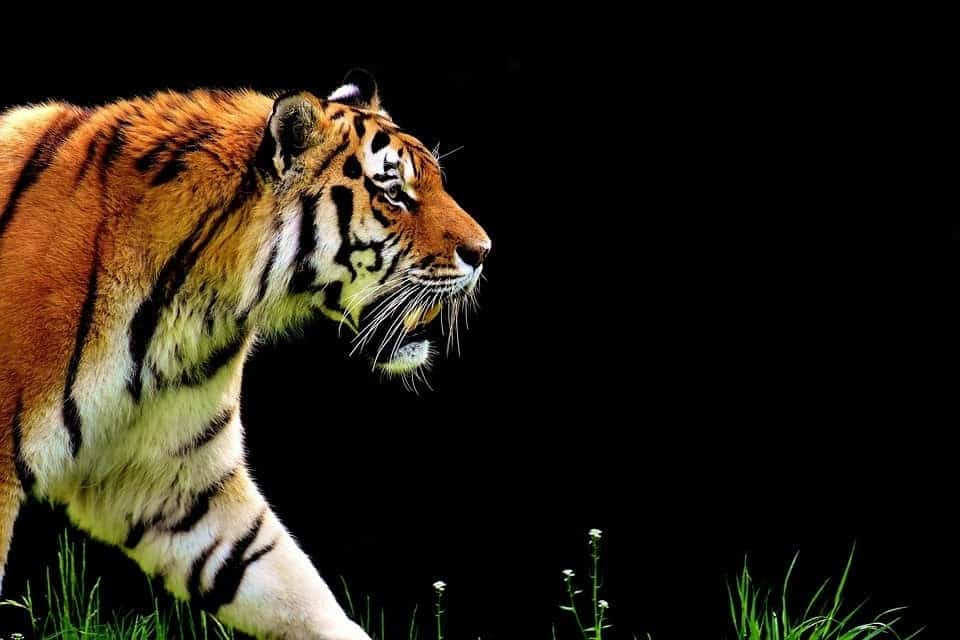
#> input picture images/tiger.jpeg, 960 x 640 px
$ python canny_with_blur.py
#> lines starting #> are read from the running program, lines starting #| are printed output that depends on the picture; after the words box and inside, x2 and y2 are one past the last pixel; in counts of white or black regions, pixels touching at a corner belong together
import cv2

# Function to resize images to fit the screen
def resize_image(image, max_width=800, max_height=600):
    height, width = image.shape[:2]
    scale = min(max_width / width, max_height / height)
    new_width = int(width * scale)
    new_height = int(height * scale)
    return cv2.resize(image, (new_width, new_height))

# Load the image
image2 = cv2.imread("images/tiger.jpeg")
#> image2 is the input picture: shape (640, 960, 3); mean B, G, R 21.1, 32.3, 39.7

# Check if the image is loaded successfully
if image2 is None:
    print("Error: Image not found. Please check the file path.")
else:
    # Convert to grayscale
    gray = cv2.cvtColor(image2, cv2.COLOR_BGR2GRAY)
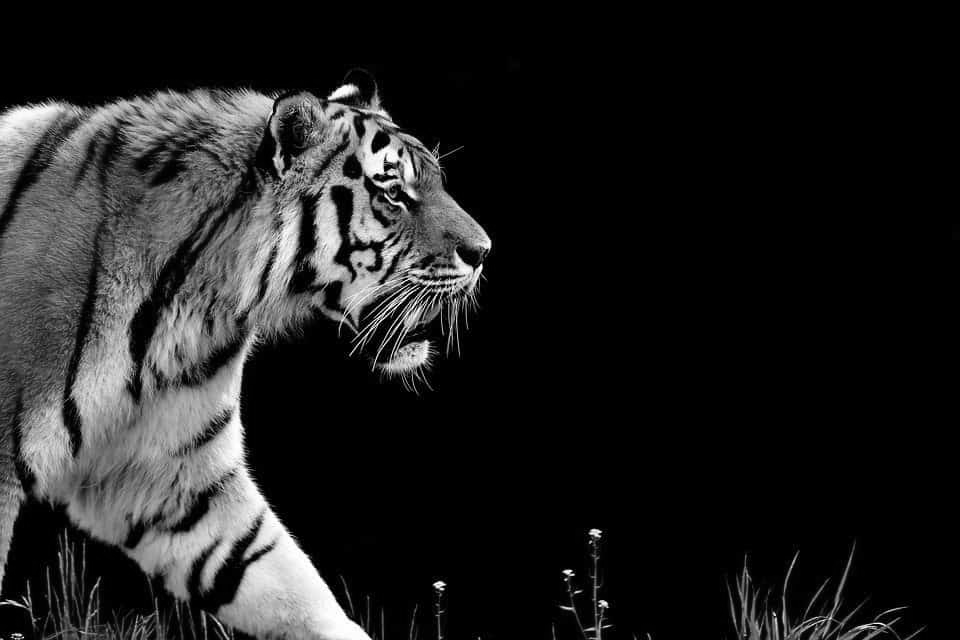
#> gray: shape (640, 960); min 0, max 255, mean 33.2

    # Apply normal blur
    image_blur = cv2.blur(image2, (5, 5))

    # Apply Canny edge detection
    canny_image = cv2.Canny(image_blur, 23, 50)
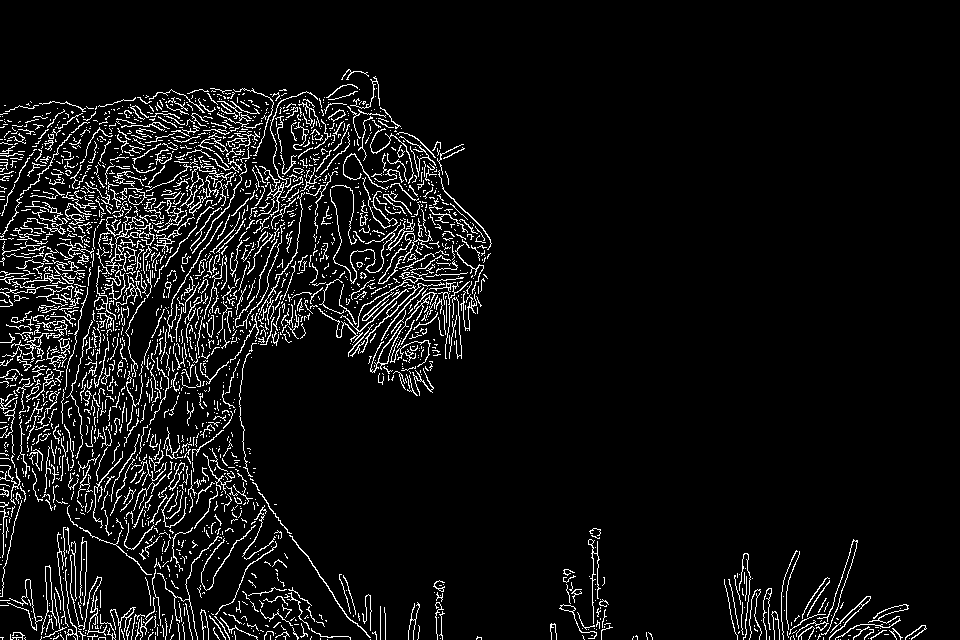
#> canny_image: shape (640, 960); 6.8% white in thin lines or dots, all inside (x1, y1, x2, y2) = (0, 69, 927, 640)

    # Resize all images for display
    resized_image2 = resize_image(image2)
    resized_canny_image = resize_image(canny_image)
#> call 2 of resize_image, with max_width = 800, max_height = 600
#> in resize_image (call 2), `return cv2.resize(image, (new_width, new_height))`:
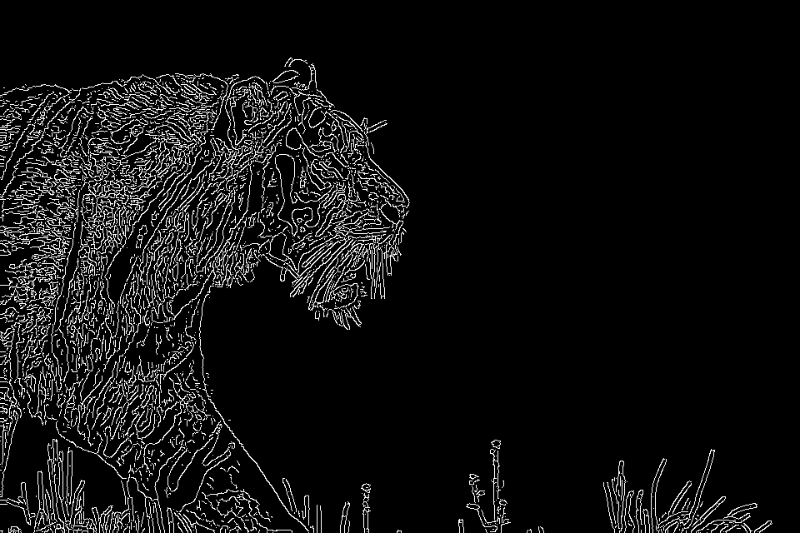
#> returned value: shape (533, 800); min 0, max 255, mean 17.2
    resized_image_blur = resize_image(image_blur)

    # Display the resized images using cv2.imshow()
    cv2.imshow("Original Image (Resized)", resized_image2)
    cv2.imshow("Canny Edge Detected Image (Resized)", resized_canny_image)
    cv2.imshow("Blurred Image (Resized)", resized_image_blur)

    # Wait for a key press indefinitely and close all windows
    cv2.waitKey(0)
    cv2.destroyAllWindows()

    # Optionally, save the resized images for further use
    cv2.imwrite("resized_original_image.jpg", resized_image2)
    cv2.imwrite("resized_canny_image.jpg", resized_canny_image)
    cv2.imwrite("resized_blurred_image.jpg", resized_image_blur)
